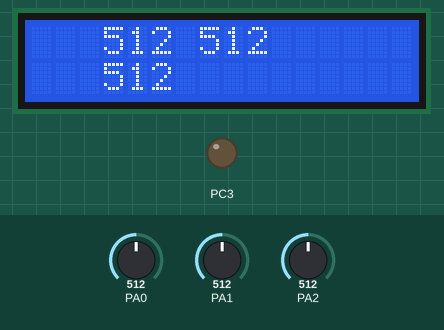
Bench run of a program on a simulated ATmega16, built with avr-gcc and emulated at 8 MHz. Parts: 16×2 character LCD, output pins drawn as LEDs (lit = HIGH). Wiring (inferred from the names in the program): character LCD (HD44780): RS PC0; R/W PC1; E PC2; data PC4, PC5, PC6, PC7. Inputs (shaded band) come from the test bench; at power-on: PA0 = 512, PA1 = 512, PA2 = 512. Pins used as bus, display or sensor lines are not drawn.

Above: at 1.6 s.
1.7 s: PA0 set to 716
At 3.4 s:
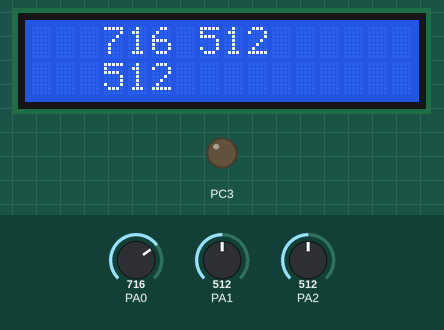
3.8 s: PA1 set to 716
At 5.9 s:
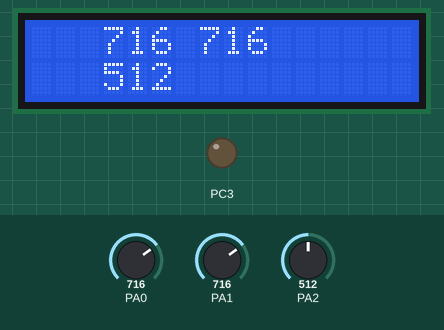
6.2 s: PA2 set to 716
At 7.7 s:
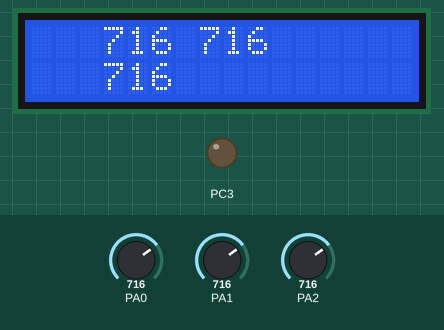
8.6 s: PA0 set to 900
At 9.8 s:
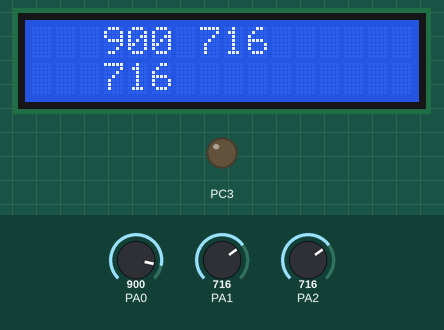
10.3 s: PA1 set to 900
At 12.4 s:
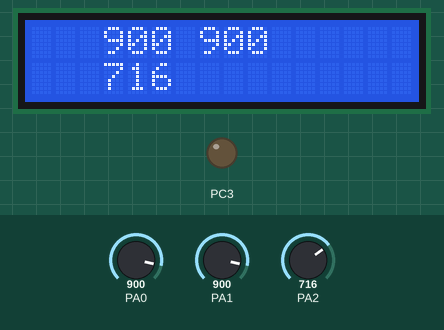
12.7 s: PA2 set to 900
At 14.2 s:
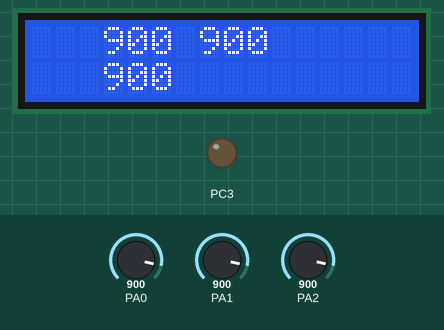
Timing chart, 0 to 15.7 s (numbered marks = the images above; inputs shaded):
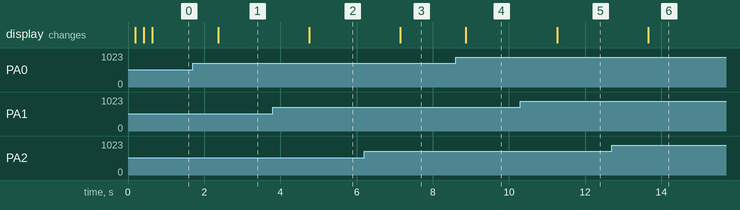

The program:

Practical_30.c
```c
//Interfacing an MEMS based Accelerometer with AVR
#define F_CPU 8000000UL
#include<avr/io.h>
#include<util/delay.h>
#define lcd PORTC
#define rs 0
#define rw 1
#define en 2
void lcd_init()						//lcd initialization function
{
	lcd_command(0x02);
 	lcd_command(0x28);
	lcd_command(0x06);
	lcd_command(0x0c);
	lcd_command(0x01);
}

void lcd_command(unsigned char com)	   //command function
{

	lcd = com & 0xF0;	//send higher bit

	lcd &= ~(1<<rs); 	//rs =0
	lcd &= ~(1<<rw);	//rw =0
	lcd |=(1<<en);		//en =1
	_delay_ms(1);
	lcd &= ~(1<<en);	//en =0
	_delay_ms(1);

	lcd = (com<<4) & 0xF0;  //send lower bit

	lcd &= ~(1<<rs); 	//rs =0
	lcd &= ~(1<<rw);	//rw =0
	lcd |=(1<<en);		//en =1
	_delay_ms(1);
	lcd &= ~(1<<en);	//en =0
	_delay_ms(1);
}

void lcd_data(unsigned char value)   //data function
{

	lcd =value & 0xF0;	 //send higher bit

	lcd |= (1<<rs); 	//rs =1
	lcd &= ~(1<<rw);	//rw =0
	lcd |=(1<<en);		//en =1
	_delay_ms(1);
	lcd &= ~(1<<en);	//en =0
	_delay_ms(1);


	lcd =(value<<4) & 0xF0;	 //send lower bit

	lcd |= (1<<rs); 	//rs =1
	lcd &= ~(1<<rw);	//rw =0
	lcd |=(1<<en);		//en =1
	_delay_ms(1);
	lcd &= ~(1<<en);	//en =0
	_delay_ms(1);

}


void lcd_string(unsigned char *a)    //lcd string function
{
    while(*a!='\0')
	{
	 lcd_data(*a);
	 a++;
    }
}

void lcd_num(unsigned int num)
{
	lcd_command(0x04);
	unsigned int i;
	while(num!=0)
	{
		i=num%10;
		lcd_data(i+48);
		num=num/10;
	}
	lcd_command(0x06);
}

int ADC_read(int read)
 {
    ADMUX=read|0x40;
	ADCSRA=0xD7;
	while((ADCSRA & 0x10)==0);
	return ADC;
 }

int main()
{
  DDRA=0x00;
  DDRC=0xFF;
  lcd_init();
  _delay_ms(100);

  while(1)
  {
    int a=ADC_read(0);
	int b=ADC_read(1);
	int c=ADC_read(2);
	_delay_ms(50);
    lcd_command(0x85);
	lcd_num(a);
	_delay_ms(200);
	lcd_command(0x89);
	lcd_num(b);
	_delay_ms(200);
	lcd_command(0xC5);
	lcd_num(c);
	_delay_ms(200);
  }

}
```

Measured:
- after the input at 1.7 s, the display: changes after 0.66 s (image 1)
- after the input at 3.8 s, the display: changes after 0.96 s (image 2)
- after the input at 6.2 s, the display: changes after 0.95 s (image 3)
- after the input at 8.6 s, the display: changes after 0.27 s (image 4)
- after the input at 10.3 s, the display: changes after 0.96 s (image 5)
- after the input at 12.7 s, the display: changes after 0.96 s (image 6)
